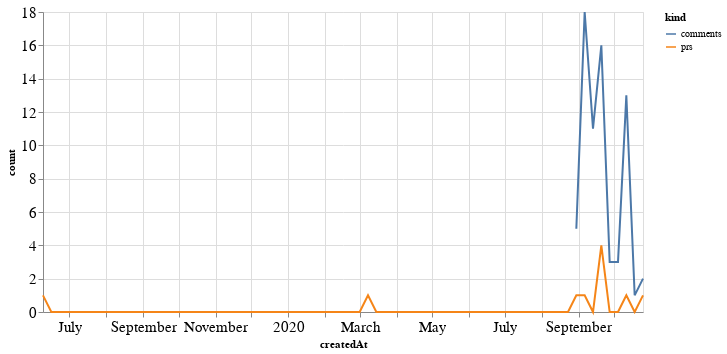

Notebook cell for this chart:
### Code cell
alt.Chart(total_time, width=600).mark_line().encode(
    x='createdAt',
    y='count',
    color='kind'
)

### Figure 1 — Vega-Lite specification as saved in the notebook (floating-point values rounded to 4 significant figures; data arrays with more than 128 entries replaced by an {"elided": "..."} marker saying what was removed)
{"config": {"axisLeft": {"labelFontSize": 15}, "axisBottom": {"labelFontSize": 15}}, "data": {"name": "data-53a8624df953a11749b9673a855f6fc7"}, "mark": "line", "encoding": {"color": {"type": "nominal", "field": "kind"}, "x": {"type": "temporal", "field": "createdAt"}, "y": {"type": "quantitative", "field": "count"}}, "width": 600, "$schema": "https://vega.github.io/schema/vega-lite/v4.8.1.json", "datasets": {"data-53a8624df953a11749b9673a855f6fc7": {"elided": "146 records"}}}
